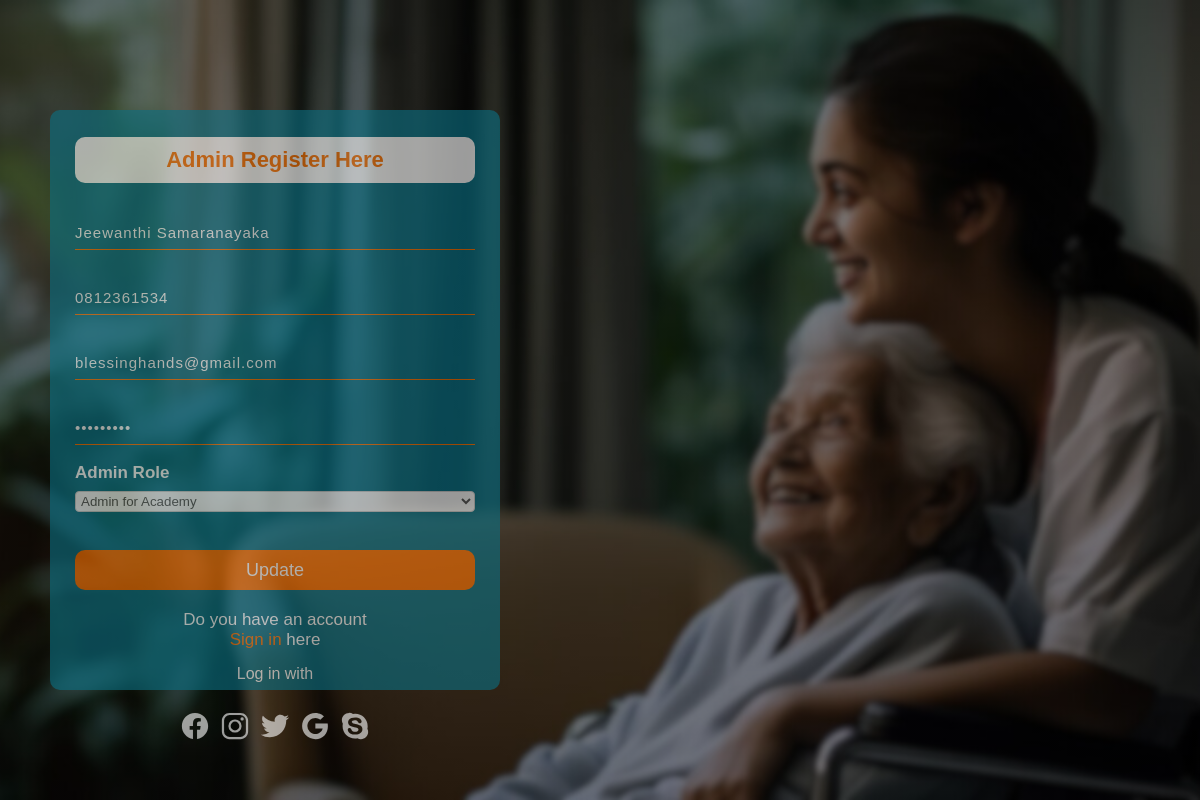
/UpdateAdmin.php?updateid=5, run on the app's committed database.
### tables this page shows
CREATE TABLE `adminregisterform` (
  `id` int(11) NOT NULL,
  `Admin_Name` varchar(255) NOT NULL,
  `Admin_Phone_Number` varchar(20) NOT NULL,
  `Admin_Email` varchar(30) NOT NULL,
  `Admin_Password` varchar(20) NOT NULL,
  `admin_option` varchar(255) NOT NULL
);

### UpdateAdmin.php (the view, shortened to what this page needs)
<?php
include 'db.php';
$id = $_GET['updateid'];
$sql = "SELECT * FROM adminRegisterForm WHERE id='$id'";
$result = mysqli_query($db, $sql);
$row = mysqli_fetch_assoc($result);
$Admin_Name = $row['Admin_Name'];
$Admin_Phone_Number = $row['Admin_Phone_Number'];
$Admin_Email = $row['Admin_Email'];
$Admin_Password = $row['Admin_Password'];
$admin_option = $row['admin_option'];
?>
<!DOCTYPE html>
<html lang="en">
<head>
    <link rel="stylesheet" href="Admin.css">
</head>
<body>
    <div class="main">
        <div class="form">
            <form method="POST" action="" autocomplete="off">
                <h2>Admin Register Here</h2>
                <input type="text" name="Admin_Name" placeholder="Enter Your Name Here" value="<?php echo $Admin_Name; ?>">
                <input type="text" name="Admin_Phone_Number" placeholder="Enter Phone Number Here" value="<?php echo $Admin_Phone_Number; ?>">
                <input type="email" name="Admin_Email" placeholder="Enter Your Email Here" value="<?php echo $Admin_Email; ?>">
                <input type="password" name="Admin_Password" placeholder="Enter Your Password Here" id="password" value="<?php echo $Admin_Password; ?>">
                <br>
                <br><label for="admin" style="padding-right: 295px; font-weight: bold; font-size: 17px;color: white;">Admin Role</label>
                <select id="admin" name="admin_option" required>
                    <option value="Admin for Academy" <?php if ($admin_option == 'Admin for Academy') echo 'selected'; ?>>Admin for Academy</option>
                </select>
                <button class="btnn" type="submit" name="submit">Update</button>
                <p class="link">Do you have an account<br><a href="Adminlog.php">Sign in</a> here</p>
                <p class="liw">Log in with</p><br>
                <div class="icons">
                    <a href="#"><ion-icon name="logo-facebook"></ion-icon></a>
                    <a href="#"><ion-icon name="logo-instagram"></ion-icon></a>
                    <a href="#"><ion-icon name="logo-twitter"></ion-icon></a>
                    <a href="#"><ion-icon name="logo-google"></ion-icon></a>
                    <a href="#"><ion-icon name="logo-skype"></ion-icon></a>
                </div>
            </form>
        </div>
    </div>
</body>
</html>

### Admin.css (style rules this page uses)
* { margin: 0; padding: 0; box-sizing: border-box; }
body, html { height: 100%; font-family: Arial, Helvetica, sans-serif; }
.main { display: flex; padding-left: 50px; justify-content: left; align-items: center; width: 100%; height: 100vh; background: linear-gradient(to top, rgba(0,0,0,0.5) 50%, rgba(0,0,0,0.5) 50%), url(img/backAdmin.png); background-position: center; background-size: cover; background-color: white; }
.form { opacity: 60%; width: 450px; height: 580px; background: linear-gradient(to top, #0a7185 50%, #0a7185 50%); border-radius: 10px; padding: 25px; display: flex; flex-direction: column; align-items: center; }
.form h2 { width: 100%; font-family: sans-serif; text-align: center; color: #ff7200; font-size: 22px; background-color: #fff; border-radius: 10px; margin: 2px 0; padding: 10px; }
.form p { color: white; }
.form input { width: 100%; height: 35px; background: transparent; border-bottom: 1px solid #ff7200; border-top: none; border-right: none; border-left: none; color: #fff; font-size: 15px; letter-spacing: 1px; margin-top: 30px; font-family: sans-serif; }
.form input[type="password"] { color: #fff; }
::placeholder { color: #D9D9D6; font-family: Arial; opacity: 35px; }
.btnn { width: 100%; height: 40px; background: #ff7200; border: none; margin-top: 30px; font-size: 18px; border-radius: 10px; cursor: pointer; color: #fff; transition: 0.4s ease; padding: 10px; }
.form .link { font-family: Arial, Helvetica, sans-serif; font-size: 17px; padding-top: 20px; text-align: center; }
.form .link a { text-decoration: none; color: #ff7200; }
.liw { padding-top: 15px; padding-bottom: 10px; text-align: center; }
.icons { display: flex; justify-content: center; gap: 10px; }
.icons a { text-decoration: none; color: #fff; }
.icons ion-icon { color: #fff; font-size: 30px; transition: 0.3s ease; }
select { width: 100%; padding: 1px; margin: 8px 0; box-sizing: border-box; border: 1px solid #ccc; border-radius: 4px; background-color: #f8f8f8; color: #555; }

### data on the page
adminregisterform: Admin_Name "Jeewanthi Samaranayaka", Admin_Phone_Number "0812361534", Admin_Email "blessinghands@gmail.com", admin_option "Admin for Academy"
